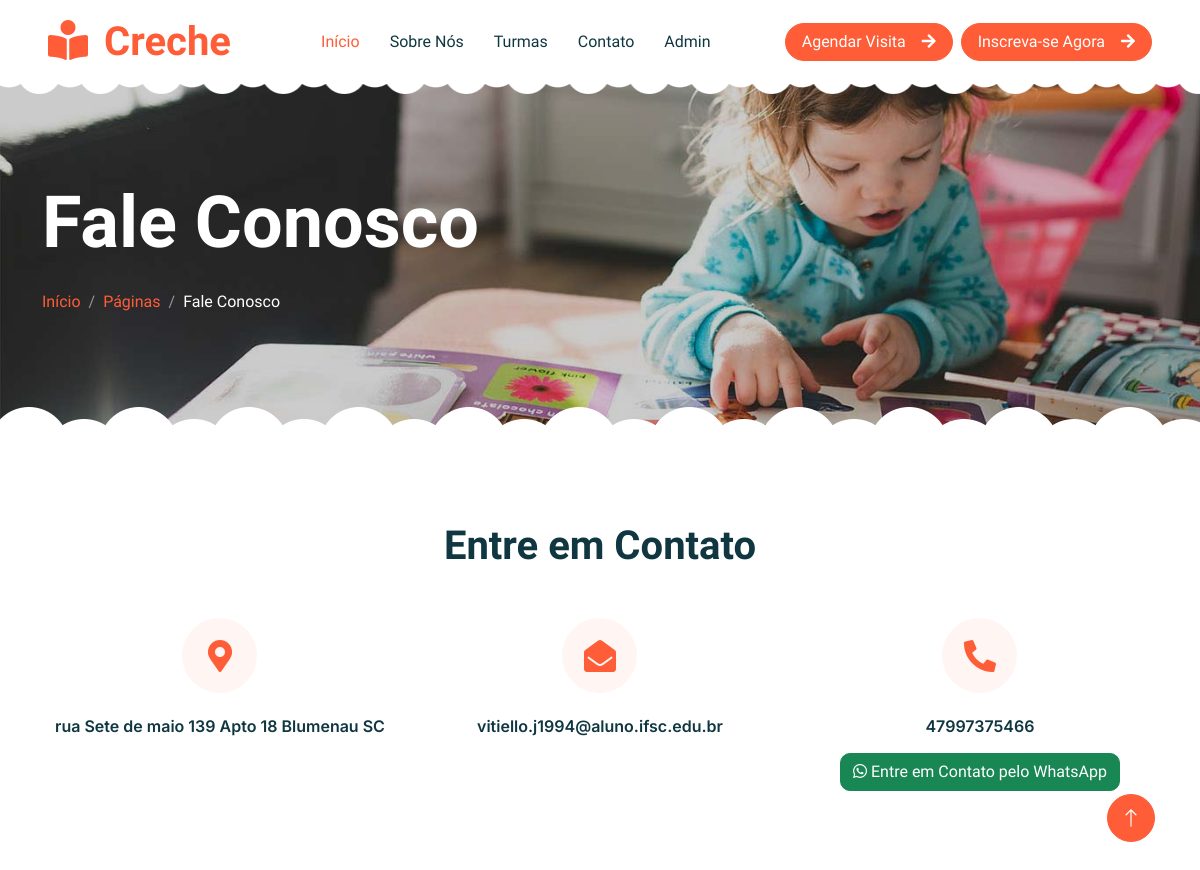
The app's page /preschool/contact.php with its own data.
### tables this page shows
CREATE TABLE `tblpage` (
  `ID` int(10) NOT NULL,
  `PageType` varchar(200) DEFAULT NULL,
  `PageTitle` varchar(200) DEFAULT NULL,
  `PageDescription` mediumtext DEFAULT NULL,
  `Email` varchar(200) DEFAULT NULL,
  `MobileNumber` bigint(10) DEFAULT NULL,
  `UpdationDate` timestamp NULL DEFAULT NULL ON UPDATE current_timestamp()
);

### preschool/contact.php (the view, shortened to what this page needs)
<?php include_once('includes/config.php'); ?>
<!DOCTYPE html>
<html lang="pt-BR">
<head>
    <link href="https://cdnjs.cloudflare.com/ajax/libs/font-awesome/5.10.0/css/all.min.css" rel="stylesheet">
    <link href="https://cdn.jsdelivr.net/npm/bootstrap-icons@1.4.1/font/bootstrap-icons.css" rel="stylesheet">
    <link href="lib/animate/animate.min.css" rel="stylesheet">
    <link href="lib/owlcarousel/assets/owl.carousel.min.css" rel="stylesheet">
    <link href="css/bootstrap.min.css" rel="stylesheet">
    <link href="css/style.css" rel="stylesheet">
</head>
<body>
 <?php include_once('includes/header.php');?>
        <div class="container-xxl py-5 page-header position-relative mb-5">
            <div class="container py-5">
                <h1 class="display-2 text-white animated slideInDown mb-4">Fale Conosco</h1>
                <nav aria-label="breadcrumb animated slideInDown">
                    <ol class="breadcrumb">
                        <li class="breadcrumb-item"><a href="index.php">Início</a></li>
                        <li class="breadcrumb-item"><a href="#">Páginas</a></li>
                        <li class="breadcrumb-item text-white active" aria-current="page">Fale Conosco</li>
                    </ol>
                </nav>
            </div>
        </div>
<?php $sql=mysqli_query($con,"select * from tblpage where PageType='contactus'");
while($data=mysqli_fetch_array($sql)){
?>
        <div class="container-xxl py-5">
            <div class="container">
                <div class="text-center mx-auto mb-5 wow fadeInUp" data-wow-delay="0.1s" style="max-width: 600px;">
                    <h1 class="mb-3">Entre em Contato</h1>
                </div>
                <div class="row g-4 mb-5">
                    <div class="col-md-6 col-lg-4 text-center wow fadeInUp" data-wow-delay="0.1s">
                        <div class="bg-light rounded-circle d-inline-flex align-items-center justify-content-center mb-4" style="width: 75px; height: 75px;">
                            <i class="fa fa-map-marker-alt fa-2x text-primary"></i>
                        </div>
                        <h6><?php echo $data['PageDescription']?></h6>
                    </div>
                    <div class="col-md-6 col-lg-4 text-center wow fadeInUp" data-wow-delay="0.3s">
                        <div class="bg-light rounded-circle d-inline-flex align-items-center justify-content-center mb-4" style="width: 75px; height: 75px;">
                            <i class="fa fa-envelope-open fa-2x text-primary"></i>
                        </div>
                        <h6><?php echo $data['Email']?></h6>
                    </div>
                    <div class="col-md-6 col-lg-4 text-center wow fadeInUp" data-wow-delay="0.5s">
                        <div class="bg-light rounded-circle d-inline-flex align-items-center justify-content-center mb-4" style="width: 75px; height: 75px;">
                            <i class="fa fa-phone-alt fa-2x text-primary"></i>
                        </div>
                        <h6><?php echo $data['MobileNumber']?></h6>
<a href="https://wa.me/qr/4UA4S2ZMTANYH1" target="_blank" class="btn btn-success mt-2">
          <i class="fab fa-whatsapp"></i> Entre em Contato pelo WhatsApp
        </a>
                    </div>
                </div>
            <?php  } ?>
            </div>
        </div>
        <a href="#" class="btn btn-lg btn-primary btn-lg-square back-to-top"><i class="bi bi-arrow-up"></i></a>
    </div>
</body>
</html>

### preschool/css/style.css (style rules this page uses)
:root { --primary: #FE5D37; --light: #FFF5F3; --dark: #103741; }
.back-to-top { position: fixed; display: none; right: 45px; bottom: 45px; z-index: 99; }
.btn { font-weight: 500; transition: .5s; }
.btn.btn-primary { color: #FFFFFF; }
.btn-lg-square { width: 48px; height: 48px; }
.btn-square, .btn-sm-square, .btn-lg-square { padding: 0; display: flex; align-items: center; justify-content: center; font-weight: normal; border-radius: 50px; }
h1, h2, h3, h4, .h1, .h2, .h3, .h4, .display-1, .display-2, .display-3, .display-4, .display-5, .display-6 { font-family: 'Lobster Two', cursive; font-weight: 700; }
h5, h6, .h5, .h6 { font-weight: 600; }
.header-carousel::before, .header-carousel::after, .page-header::before, .page-header::after { position: absolute; content: ""; width: 100%; height: 10px; top: 0; left: 0; background: url(../img/bg-header-top.png) center center repeat-x; z-index: 1; }
.header-carousel::after, .page-header::after { height: 19px; top: auto; bottom: 0; background: url(../img/bg-header-bottom.png) center center repeat-x; }
.page-header { background: linear-gradient(rgba(0, 0, 0, .2), rgba(0, 0, 0, .2)), url(../img/carousel-1.jpg) center center no-repeat; background-size: cover; }
.breadcrumb-item + .breadcrumb-item::before { color: rgba(255, 255, 255, .5); }

### records on screen
tblpage: PageDescription "rua Sete de maio 139 Apto 18 Blumenau SC", Email "vitiello.j1994@aluno.ifsc.edu.br", MobileNumber "47997375466"
